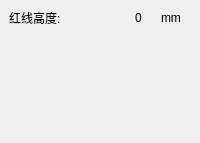
        <widget class="QWidget" name="pageHXGD">
         <property name="toolTip">
          <string>红线高度测量</string>
         </property>
         <layout class="QVBoxLayout" name="verticalLayout_17">
          <property name="leftMargin">
           <number>0</number>
          </property>
          <property name="topMargin">
           <number>0</number>
          </property>
          <property name="rightMargin">
           <number>0</number>
          </property>
          <property name="bottomMargin">
           <number>0</number>
          </property>
          <item>
           <widget class="QWidget" name="widget_7" native="true">
            <property name="toolTip">
             <string>红线高度测量</string>
            </property>
            <layout class="QVBoxLayout" name="verticalLayout_15">
             <item>
              <widget class="QWidget" name="widget_500_6" native="true">
               <layout class="QVBoxLayout" name="verticalLayout_16">
                <property name="leftMargin">
                 <number>0</number>
                </property>
                <property name="topMargin">
                 <number>0</number>
                </property>
                <property name="rightMargin">
                 <number>0</number>
                </property>
                <property name="bottomMargin">
                 <number>0</number>
                </property>
                <item>
                 <layout class="QHBoxLayout" name="horizontalLayout_29">
                  <item>
                   <widget class="QLabel" name="label_63">
                    <property name="minimumSize">
                     <size>
                      <width>120</width>
                      <height>0</height>
                     </size>
                    </property>
                    <property name="maximumSize">
                     <size>
                      <width>80</width>
                      <height>16777215</height>
                     </size>
                    </property>
                    <property name="text">
                     <string>红线高度:</string>
                    </property>
                   </widget>
                  </item>
                  <item>
                   <widget class="QLabel" name="lbl_HXGD_HXGD">
                    <property name="text">
                     <string>0</string>
                    </property>
                   </widget>
                  </item>
                  <item>
                   <widget class="QLabel" name="label_64">
                    <property name="minimumSize">
                     <size>
                      <width>30</width>
                      <height>0</height>
                     </size>
                    </property>
                    <property name="maximumSize">
                     <size>
                      <width>20</width>
                      <height>16777215</height>
                     </size>
                    </property>
                    <property name="text">
                     <string>mm</string>
                    </property>
                   </widget>
                  </item>
                 </layout>
                </item>
               </layout>
              </widget>
             </item>
             <item>
              <spacer name="verticalSpacer_6">
               <property name="orientation">
                <enum>Qt::Vertical</enum>
               </property>
               <property name="sizeHint" stdset="0">
                <size>
                 <width>20</width>
                 <height>107</height>
                </size>
               </property>
              </spacer>
             </item>
            </layout>
           </widget>
          </item>
         </layout>
        </widget>
